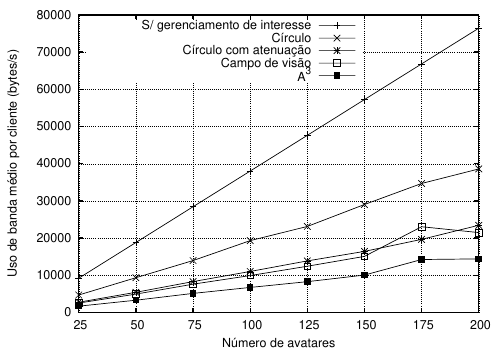

Source code (gnuplot):
set terminal postscript eps enhanced color solid lw 2 "Helvetica" 18
set encoding iso_8859_1
#set title 'title'
set xlabel 'N\372mero de avatares'
set ylabel 'Uso de banda m\351dio por cliente (bytes/s)'
#set xtics auto
#set ytics auto
set autoscale
set xtics (25,50,75,100,125,150,175,200)
#set xrange [-20:1050]
#set yrange [-1e+07:3.0e+08]
set grid
set key top left
set pointsize 1.5
#set key below
#set key width 1 box 9
#load 'teorico.gp'
#set terminal postscript enhanced color solid lw 2 "Times-Roman" 20
#set terminal postscript eps enhanced color
set output "avg.eps"
#plot 'plot_1.txt' using 2:3
#unset colorbox
#set style line 1 lt 2 lw 1
#set style line 2 lt 1 lw 1
#set label "T_1(n) {/Symbol \273} -2224.8 + 178.6n - 3.3571n^2 + 0.9406n^{2.8}" at 516,2.75e+08

#nice colors:
#plot "avg.data" using 1:($2/(2)) title 'No interest management' with linespoints lt 1, "avg.data" using 1:($3/(2)) title 'Circle' with linespoints lt 3, "avg.data" using 1:($4/(2)) title 'Circle with attenuation' with linespoints lt 8, "avg.data" using 1:($5/(2)) with linespoints title 'Field of View' lt 7, "avg.data" using 1:($6/(2)) with linespoints title 'A^3' lt 4

plot "avgd2.data" using 1:($2) title 'S/ gerenciamento de interesse' with linespoints lt 7, "avgd2.data" using 1:($3) title 'C\355rculo' with linespoints lt 7, "avgd2.data" using 1:($4) title 'C\355rculo com atenua\347\343o' with linespoints lt 7, "avgd2.data" using 1:($5) with linespoints title 'Campo de vis\343o' lt 7, "avgd2.data" using 1:($6) with linespoints title 'A^3' lt 7

#plot "plot_1.txt" using 1:3:($3 - abs($9 - $3)):($3 + abs($9 - $3)) with yerrorbars

#linetype 1
# .
#ls 1
#ls 2
